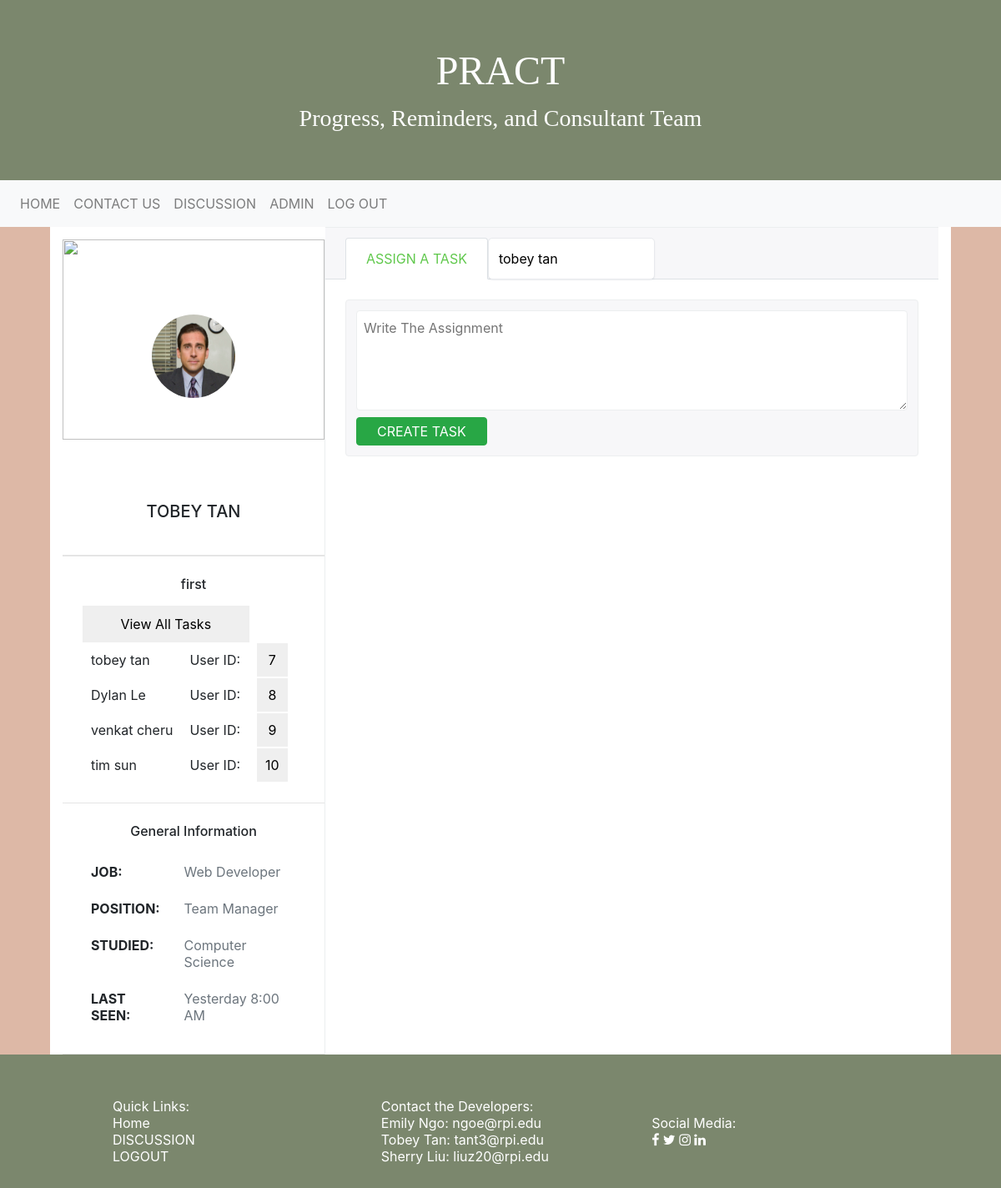
Screenshot of /administrator.php (signed in) with the database file from the repository.
### tables this page shows
CREATE TABLE `group` (
  `group_id` int(11) NOT NULL,
  `admin_id` int(11) NOT NULL,
  `gname` varchar(255) NOT NULL
);

CREATE TABLE `users` (
  `user_id` int(8) NOT NULL,
  `group_id` int(10) NOT NULL,
  `username` varchar(30) NOT NULL,
  `password` varchar(255) NOT NULL,
  `fname` varchar(50) NOT NULL,
  `lname` varchar(50) NOT NULL,
  `email` varchar(255) NOT NULL,
  `is_admin` int(8) NOT NULL,
  `phone` bigint(11) NOT NULL
);

### administrator.php (the view, shortened to what this page needs)
<?php
$conn = new PDO('mysql:host=localhost;dbname=pract','root','');
?>
<html>
 <head>
  <link href="//maxcdn.bootstrapcdn.com/bootstrap/4.1.1/css/bootstrap.min.css" rel="stylesheet" id="bootstrap-css">
  <link rel="stylesheet" href="https://maxcdn.bootstrapcdn.com/bootstrap/4.1.3/css/bootstrap.min.css">
  <link rel="stylesheet" href="https://cdnjs.cloudflare.com/ajax/libs/font-awesome/4.7.0/css/font-awesome.min.css">
  <link rel="stylesheet" href="style.css">
</head>
  <body>
  <?php include 'general_includes/header.php';?>
  <div class = "main-text">
  <?php
$group = $_SESSION["group_id"];
?>
<link href="https://maxcdn.bootstrapcdn.com/font-awesome/4.3.0/css/font-awesome.min.css" rel="stylesheet">
<div class="container">
<div class="profile-wrapper">
    <div class="profile-section-user">
        <div class="profile-cover-img"><img src="https://bootdey.com/img/Content/flores-amarillas-wallpaper.jpeg" alt=""></div>
        <div class="profile-info-brief p-3"><img class="img-fluid user-profile-avatar" src="resources/michael.png" alt="">
            <div class="text-center">
                <h5 class="text-uppercase mb-4"><?php echo $_SESSION["fname"]. " " . $_SESSION["lname"];?></h5>
            </div>
        </div>
        <hr class="m-0">
        <div class="hidden-sm-down">
            <hr class="m-0">
            <div class="profile-info-contact p-4">
                <h6 class="mb-3"><?php $g = "SELECT gname FROM `group` where group_id = $group";
                        $qg = $conn->prepare($g);
                        $qg->execute();
                        $gg = $qg->fetchAll();
                        foreach ($gg as $u) {
                            echo $u["gname"];
                        }?></h6>
                <table class="table-admin">
                 <form method="post" action="administrator.php">
                    <tbody>
                        <?php
                        $sql_users = "SELECT * FROM `users` where group_id = $group";
                        $query_users = $conn->prepare($sql_users);
                        $query_users->execute();
                        $q_users = $query_users->fetchAll();
                        foreach ($q_users as $u) {
                            $html = "<tr><td>" . $u["fname"] . " " . $u["lname"] . "</td><td>User ID:</td><td><input type=\"submit\" name=\"view_task\"value=\"". $u["user_id"] ."\"></td></tr>";
                            echo $html;
                        }
                        ?>
                        <form action="administrator.php" method="post" name="all_view">
                        <input type="submit" name="view_all" value="View All Tasks"/></form>
                    </tbody>
                    </form>
                </table>
            </div>
            <hr class="m-0">
            <div class="profile-info-general p-4">
                <h6 class="mb-3">General Information</h6>
                <table class="table">
                    <tbody>
                        <tr>
                            <td><strong>JOB:</strong></td>
                            <td>
                                <p class="text-muted mb-0">Web Developer</p>
                            </td>
                        </tr>
                        <tr>
                            <td><strong>POSITION:</strong></td>
                            <td>
                                <p class="text-muted mb-0">Team Manager</p>
                            </td>
                        </tr>
                        <tr>
                            <td><strong>STUDIED:</strong></td>
                            <td>
                                <p class="text-muted mb-0">Computer Science</p>
                            </td>
                        </tr>
                        <tr>
                            <td><strong>LAST SEEN:</strong></td>
                            <td>
                                <p class="text-muted mb-0">Yesterday 8:00 AM</p>
                            </td>
                        </tr>
                    </tbody>
                </table>
            </div>
            <hr class="m-0">
        </div>
    </div>
    <div class="profile-section-main">
        <ul class="nav nav-tabs profile-tabs" role="tablist">
            <li class="nav-item"><a class="nav-link active" data-toggle="tab" href="#profile-overview" role="tab">ASSIGN A TASK</a></li>
            <li class="nav-item">
            <form id="add_task" method="post" action="administrator.php">
            <select class="sel_user" name="user" id="users_assign">
                <?php
                $sql = "SELECT * FROM `users` WHERE group_id = $group";
                $query = $conn->query($sql);
                $res = $query->fetchAll();
                foreach ($res as $row){
                  echo "<option class=\"opt\" value =\"" . $row["user_id"] ."\">" . $row["fname"] ." ". $row["lname"] ."</option>";
                }
                ?>
            </select>
            </li>
        </ul>
        <div class="tab-content profile-tabs-content">
            <div class="tab-pane active" id="profile-overview" role="tabpanel">
            <div class="post-editor">
                    <textarea form="add_task" name="post-field" id="post-field" class="post-field" placeholder="Write The Assignment"></textarea>
                    <div class="d-flex">
                        <button type="submit" name="add_t" form="add_task" class="btn btn-success px-4 py-1">CREATE TASK</button>
                    </div>
                </div>
            </div>
        </div>
    </div>
</div>
</div>
</div>
  <?php include 'general_includes/footer.php';?>
  </body>
</html>

### style.css (style rules this page uses)
.main-text { width: 90vw; margin-left: auto; margin-right: auto; text-align:center; background-color: white; }
body { background-color: #ddb8a6; }
.post-editor, .stream-post { padding: .75rem; background: #f7f7f9; border: 1px solid #eceeef; border-radius: .25rem; margin-bottom: 1.5rem }
.profile-wrapper { display: -webkit-box; display: -ms-flexbox; display: flex; -webkit-box-orient: vertical; -webkit-box-direction: normal; -ms-flex-direction: column; flex-direction: column }
@media (min-width:768px) { .profile-wrapper { -webkit-box-orient: horizontal; -webkit-box-direction: normal; -ms-flex-direction: row; flex-direction: row } }
.profile-section-user { border-right: 1px solid #eceeef; -webkit-box-flex: 0; -ms-flex: 0 0 100%; flex: 0 0 100%; margin-top: 1.9vh; }
@media (min-width:768px) { .profile-section-user { -ms-flex-preferred-size: 34%; flex-basis: 34% } }
@media (min-width:992px) { .profile-section-user { -ms-flex-preferred-size: 30%; flex-basis: 30% } }
.profile-section-user table { margin-bottom: 0 }
.profile-section-user table td { border: none; padding-left: 10px; padding-right: 10px; }
.profile-info-brief { position: relative; padding-top: 74px!important }
.profile-info-brief .user-profile-avatar { width: 100px; height: 100px; border-radius: 100%; position: absolute; top: -150px; left: calc(50% - 50px) }
.profile-section-main { -webkit-box-flex: 0; -ms-flex: 0 1 5000px; flex: 0 1 5000px; overflow: hidden }
.profile-tabs { padding: .75rem 1.5rem 0; background: #f7f7f9; border-top: 1px solid #eceeef }
.profile-tabs .nav-link { font-weight: 400; padding: .75rem 1.5rem }
.profile-tabs .nav-link.active, .profile-tabs .nav-link.active:focus, .profile-tabs .nav-link.active:hover, .profile-tabs .nav-link:active, .profile-tabs .nav-link:focus { color: #60c84c }
.profile-tabs-content .tab-pane { padding: 1.5rem }
.post-editor .post-field { width: 100%; height: 120px; resize: vertical; border-radius: .25rem; margin-bottom: .5rem; padding: .5rem; border-color: #eceeef }
* { box-sizing: border-box; }
input { margin: 0; border: none; border-radius: 0; width: 75%; padding: 10px; float: left; font-size: 16px; }
.table-admin input { border: none; border-radius: 0; width: 100%; padding: 10px; float: left; font-size: 16px; }
.table-admin td { margin-right: 10px; }
.sel_user { position: relative; min-width: 200px; height: 50px; -webkit-appearance: none; padding: 7px 40px 7px 12px; width: 100%; border: 1px solid #E8EAED; border-radius: 5px; background: white; box-shadow: 0 1px 3px -2px #9098A9; cursor: pointer; font-family: inherit; font-size: 16px; transition: all 150ms ease; margin-bottom: -20px; }
.opt { color: #7b876da4; }
.todolist h2,p { font-size:100%; font-weight:normal; }
.todolist ul,li { list-style:none; }

### rows the page displays
group: gname "first"
users: fname "tobey", lname "tan"
users: fname "Dylan", lname "Le"
users: fname "venkat", lname "cheru"
users: fname "tim", lname "sun"

### other values shown
$_SESSION["fname"] "TOBEY"
$_SESSION["lname"] "TAN"
form field user "tobey tan"
